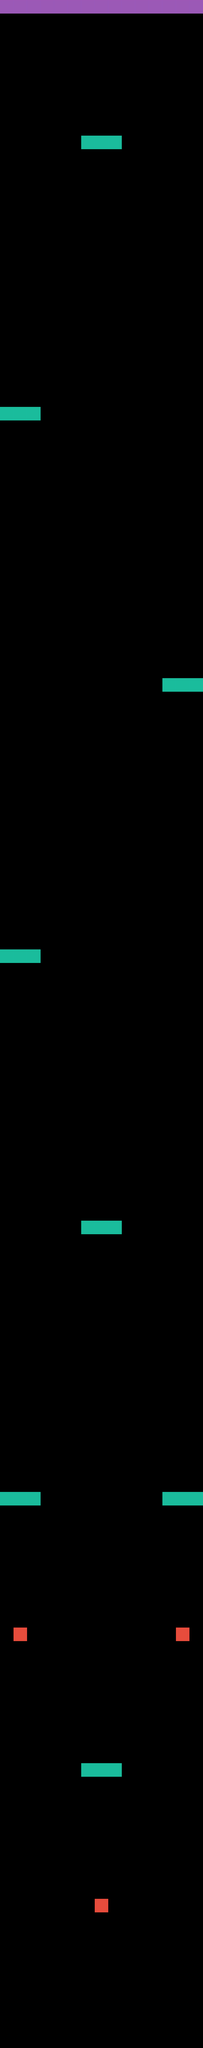

This game map was drawn from its Tiled (.tmx) file and the tilesets committed beside it. A one-line description and the trimmed map source follow:
An orthogonal 15x151 tile map with 48x48 px tiles, 3 tile layers (walls, finish, tutorial).

<map version="1.0" orientation="orthogonal" renderorder="right-down" width="15" height="151" tilewidth="48" tileheight="48">
 <tileset firstgid="1" name="tile_set" tilewidth="48" tileheight="48">
  <image source="tile_set.png" width="144" height="96" />
 </tileset>
 <layer name="walls" width="15" height="151">
  <data>[2265 cells, 24 non-empty, 1 distinct tile ids]</data>
 </layer>
 <layer name="finish" width="15" height="151">
  <data>[2265 cells, 15 non-empty, 1 distinct tile ids]</data>
 </layer>
 <layer name="tutorial" width="15" height="151">
  <data>[2265 cells, 3 non-empty, 1 distinct tile ids]</data>
 </layer>
</map>